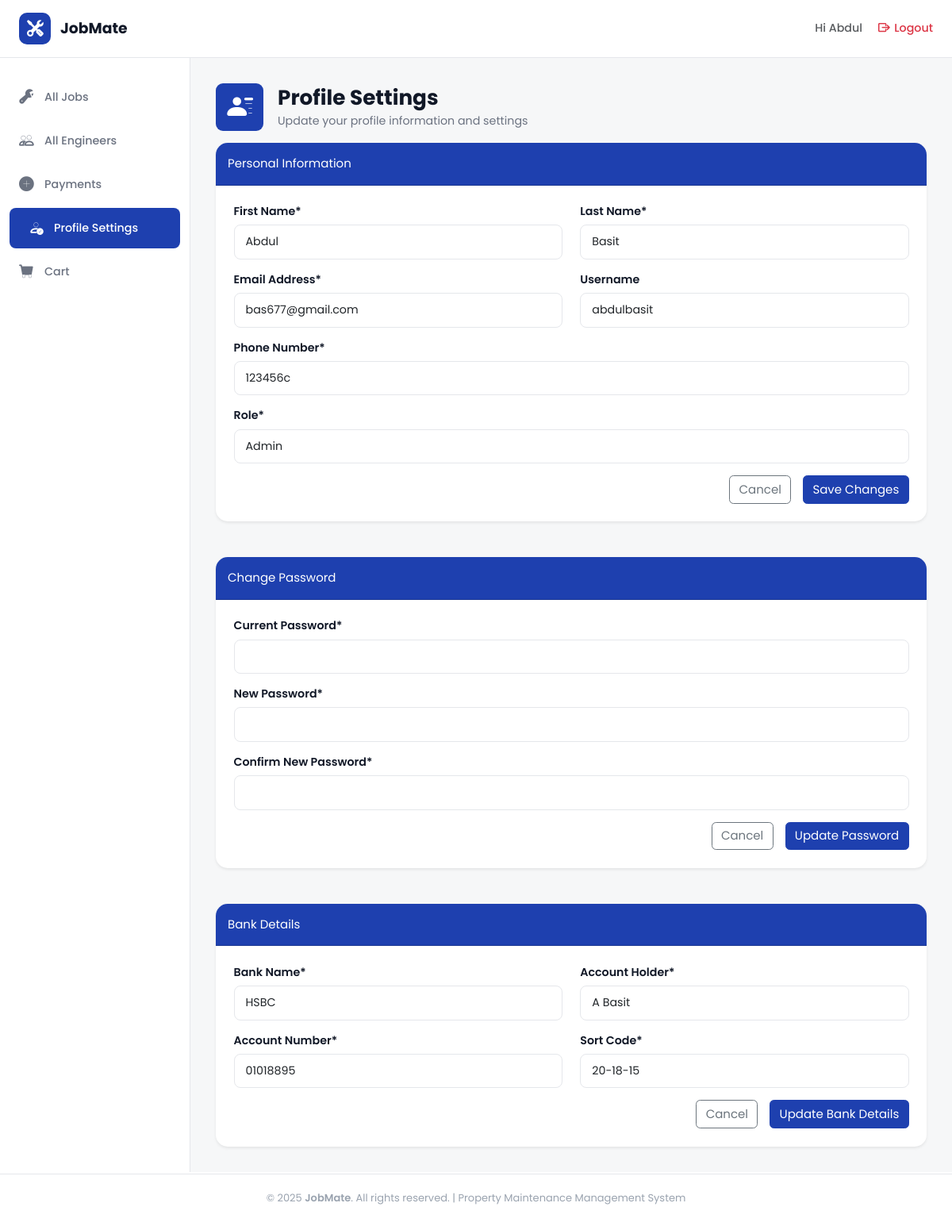
Before: /users/profile_settings/ (signed in) with the older database file.
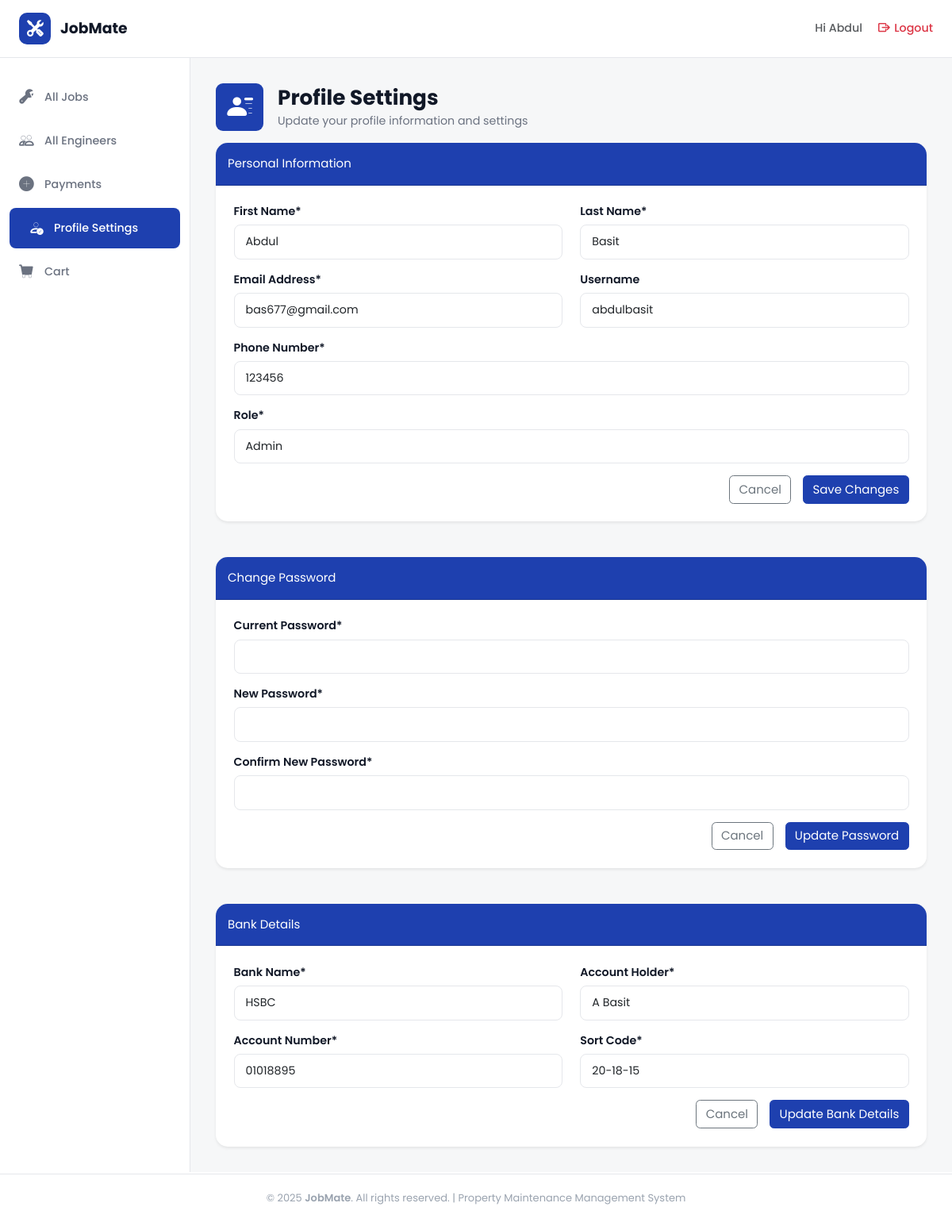
After: the same page with the newer database file.
### users/models.py (models this page shows, shortened)
class Profile(models.Model):
    user = models.OneToOneField(User, on_delete=models.CASCADE)
    phone_number = models.CharField(
        max_length=20,
        blank=False,
    )
    role = models.CharField(
        max_length=20,
        default='Engineer'
    )
    bank_name = models.CharField(
        max_length=100,
        blank=True,
        null=True
    )
    account_holder = models.CharField(
        max_length=100,
        blank=True,
        null=True
    )
    account_number = models.CharField(
        max_length=20,
        blank=True,
        null=True
    )
    sort_code = models.CharField(
        max_length=20,
        blank=True,
        null=True
    )

### users/views.py (the view, shortened to what this page needs)
# urls.py: path('profile_settings/', views.profile_settings, name='profile_settings'),
@login_required
def profile_settings(request):
    profile = request.user.profile
    if request.method == "POST" and "submit_personal" in request.POST:
        personal_form = ProfileForm(request.POST, instance=profile)
        bank_form = BankDetailsForm(instance=profile)
        password_form = PasswordChangeForm(request.user)
        if personal_form.is_valid():
            personal_form.save()
            messages.success(request, 'Your profile was successfully updated!')
            return redirect("users:profile_settings")
    elif request.method == "POST" and "submit_bank" in request.POST:
        bank_form = BankDetailsForm(request.POST, instance=profile)
        if bank_form.is_valid():
            bank_form.save()
            messages.success(request, 'Your bank details was successfully updated!')
            return redirect("users:profile_settings")
    else:
        personal_form = ProfileForm(instance=profile)
        bank_form = BankDetailsForm(instance=profile)
        password_form = PasswordChangeForm(request.user)
        for field in password_form.fields.values():
            field.widget.attrs["class"] = "form-control"
            field.widget.attrs["placeholder"] = ""
            field.widget.attrs.pop("autofocus", None) # Remove focus when the profile page loads
    return render(
        request,
        "profile_settings.html",
        {
            "personal_form": personal_form,
            "bank_form": bank_form,
            "password_form": password_form,
        },
    )

### users/forms/profile.py
class ProfileForm(forms.ModelForm):
    class Meta:
        model = Profile
        fields = [
            'phone_number',
            'role',
        ]
        widgets = {
            "phone_number": forms.TextInput(attrs={"class": "form-control"}),
            'role': forms.TextInput(attrs={'class': 'form-control',  'readonly': 'readonly'}),
        }

class BankDetailsForm(forms.ModelForm):
    class Meta:
        model = Profile
        fields = [
            "bank_name",
            "account_holder",
            "account_number",
            "sort_code"
        ]
        widgets = {
            'bank_name': forms.TextInput(attrs={'class': 'form-control'}),
            'account_holder': forms.TextInput(attrs={'class': 'form-control'}),
            'account_number': forms.TextInput(attrs={'class': 'form-control'}),
            'sort_code': forms.TextInput(attrs={'class': 'form-control'}),
        }

### users/templates/profile_settings.html (shortened to what the changed rows need)
{% extends "dashboard_base.html" %}
{% load static %}
{% block content %}
<div class="heading-section">
    <div class="d-flex align-items-center gap-3 mb-3">
        <div>
            <h1 class="section-title">Profile Settings</h1>
        </div>
    </div>
</div>
<div class="card shadow-sm border-0 rounded-4 mb-5">
    <form class="card-body p-4" method="POST" action="">
        <div class="mb-3">
            <label class="form-label">Phone Number*</label>
            {{ personal_form.phone_number }}
        </div>
        <div class="mb-3">
            <label class="form-label">Role*</label>
            {{ personal_form.role }}
        </div>
    </form>
</div>
<div class="card shadow-sm border-0 rounded-4">
    <form class="card-body p-4" method="POST">
        <div class="row mb-3">
            <div class="col-md-6">
                <label class="form-label">Bank Name*</label>
                {{ bank_form.bank_name }}
            </div>
            <div class="col-md-6">
                <label class="form-label">Account Holder*</label>
                {{ bank_form.account_holder }}
            </div>
        </div>
        <div class="row mb-3">
            <div class="col-md-6">
                <label class="form-label">Account Number*</label>
                {{ bank_form.account_number }}
            </div>
            <div class="col-md-6">
                <label class="form-label">Sort Code*</label>
                {{ bank_form.sort_code }}
            </div>
        </div>
    </form>
</div>
{% endblock %}

Changed rows visible on the page:
changed Profile "Admin": phone_number "123456c" → "123456"
